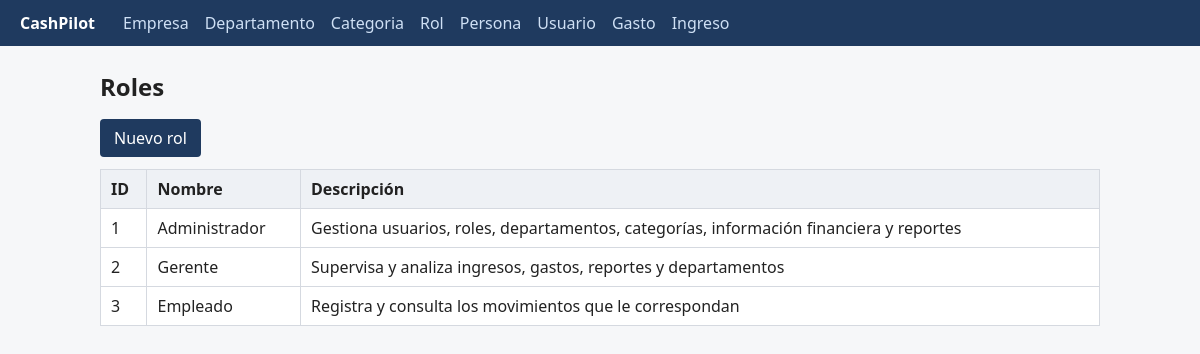
Screenshot of /rol with the database file from the repository.
### tables this page shows
CREATE TABLE rol (
    id_rol      INT          NOT NULL AUTO_INCREMENT,
    nombre_rol  VARCHAR(40)  NOT NULL,
    descripcion VARCHAR(255) NULL,
    PRIMARY KEY (id_rol),
    UNIQUE KEY uq_rol_nombre (nombre_rol)
);

### app/controllers/rolController.php (called while the page is built, shortened)
<?php
require_once __DIR__ . "/../models/rol.php";
class RolController
{
    public function index()
    {
        try {
            $rolModel = new Rol();
            $roles = $rolModel->getAll();
            require __DIR__ . "/../views/rol/index.php";
        } catch (PDOException $e) {
            mostrarError("los roles", $e);
        }
    }
}

### config/helpers.php (called while the page is built, shortened)
<?php
function e($valor)
{
    return htmlspecialchars((string) ($valor ?? ''), ENT_QUOTES, 'UTF-8');
}
function url($ruta = '')
{
    return BASE_PATH . $ruta;
}

### config/Database.php (called while the page is built, shortened)
<?php
class Database
{
    private $host;
    private $port;
    private $nombredb;
    private $user;
    private $password;
    public function __construct()
    {
        $env = parse_ini_file(__DIR__ . "/../.env");
        $this->host     = $env['DB_HOST'];
        $this->port     = $env['DB_PORT'];
        $this->nombredb = $env['DB_NAME'];
        $this->user     = $env['DB_USER'];
        $this->password = $env['DB_PASSWORD'];
    }
    public function connect()
    {
        $dsn = "mysql:host={$this->host};port={$this->port};dbname={$this->nombredb};charset=utf8mb4";
        $this->connection = new PDO($dsn, $this->user, $this->password);
        $this->connection->setAttribute(PDO::ATTR_ERRMODE, PDO::ERRMODE_EXCEPTION);
        return $this->connection;
    }
}

### app/models/rol.php (called while the page is built, shortened)
<?php
require_once __DIR__ . "/../../config/Database.php";
class Rol
{
    private $connection;
    public function __construct()
    {
        $database = new Database();
        $this->connection = $database->connect();
    }
    public function getAll()
    {
        $sql = "SELECT id_rol, nombre_rol, descripcion
                FROM rol
                ORDER BY id_rol";
        $consulta = $this->connection->query($sql);
        return $consulta->fetchAll(PDO::FETCH_ASSOC);
    }
}

### app/views/rol/index.php (the view)
<h1>Roles</h1>
<p class="acciones"><a class="boton" href="<?= url('/rol/crear') ?>">Nuevo rol</a></p>
<?php if (!empty($roles)) : ?>
    <table>
        <tr><th>ID</th><th>Nombre</th><th>Descripción</th></tr>
        <?php foreach ($roles as $rol) : ?>
            <tr>
                <td><?= e($rol['id_rol']) ?></td>
                <td><?= e($rol['nombre_rol']) ?></td>
                <td><?= e($rol['descripcion']) ?></td>
            </tr>
        <?php endforeach; ?>
    </table>
<?php else : ?>
    <p>No hay roles para mostrar.</p>
<?php endif; ?>

### public/estilos.css (style rules this page uses)
body { font-family: system-ui, Arial, sans-serif; margin: 0; color: #222; background: #f6f7f9; }
h1 { font-size: 1.5rem; }
table { border-collapse: collapse; width: 100%; background: #fff; }
th, td { border: 1px solid #d5d9e0; padding: 8px 10px; text-align: left; }
th { background: #eef1f5; }
.acciones { margin: 12px 0; }
.boton { display: inline-block; background: #1f3a5f; color: #fff; padding: 8px 14px; border: 0; border-radius: 4px; text-decoration: none; cursor: pointer; font-size: 1rem; }

### rows the page displays
rol: id_rol "1", nombre_rol "Administrador", descripcion "Gestiona usuarios, roles, departamentos, categorías, información financiera y reportes"
rol: id_rol "2", nombre_rol "Gerente", descripcion "Supervisa y analiza ingresos, gastos, reportes y departamentos"
rol: id_rol "3", nombre_rol "Empleado", descripcion "Registra y consulta los movimientos que le correspondan"

### other values shown
$nombre "Empresa"
$nombre "Departamento"
$nombre "Categoria"
$nombre "Rol"
$nombre "Persona"
$nombre "Usuario"
$nombre "Gasto"
$nombre "Ingreso"
